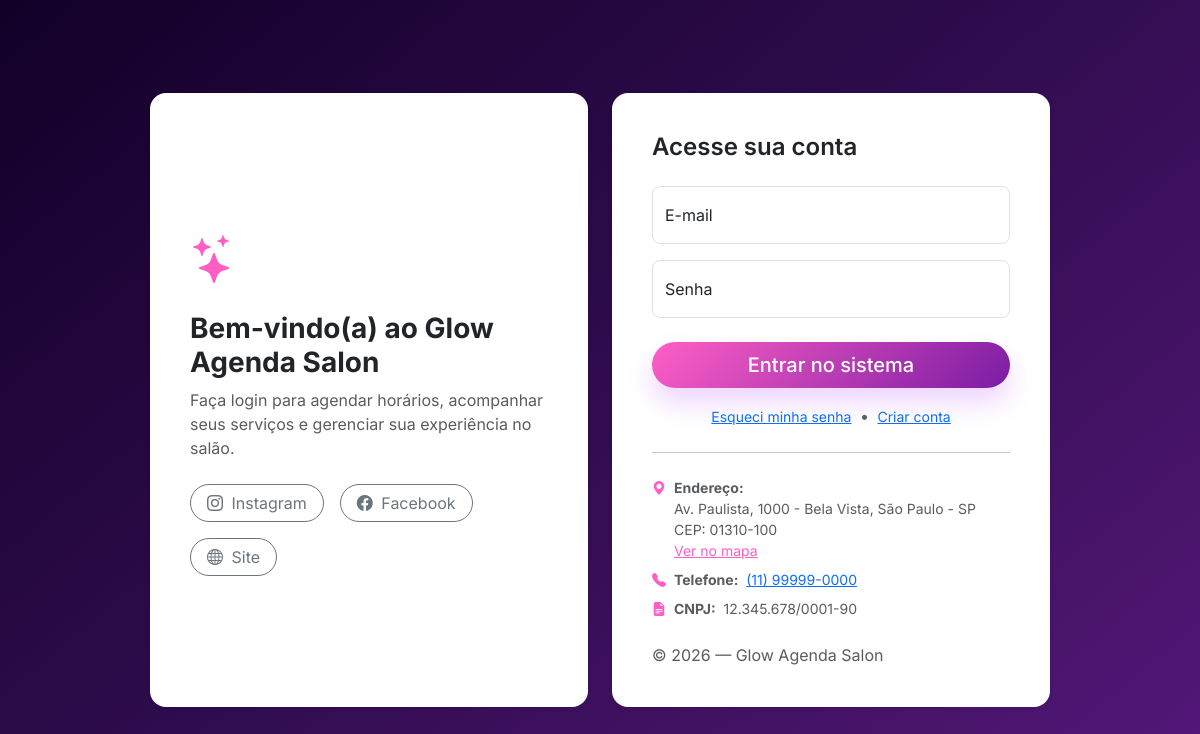
/login, run on an earlier commit of the app's database.
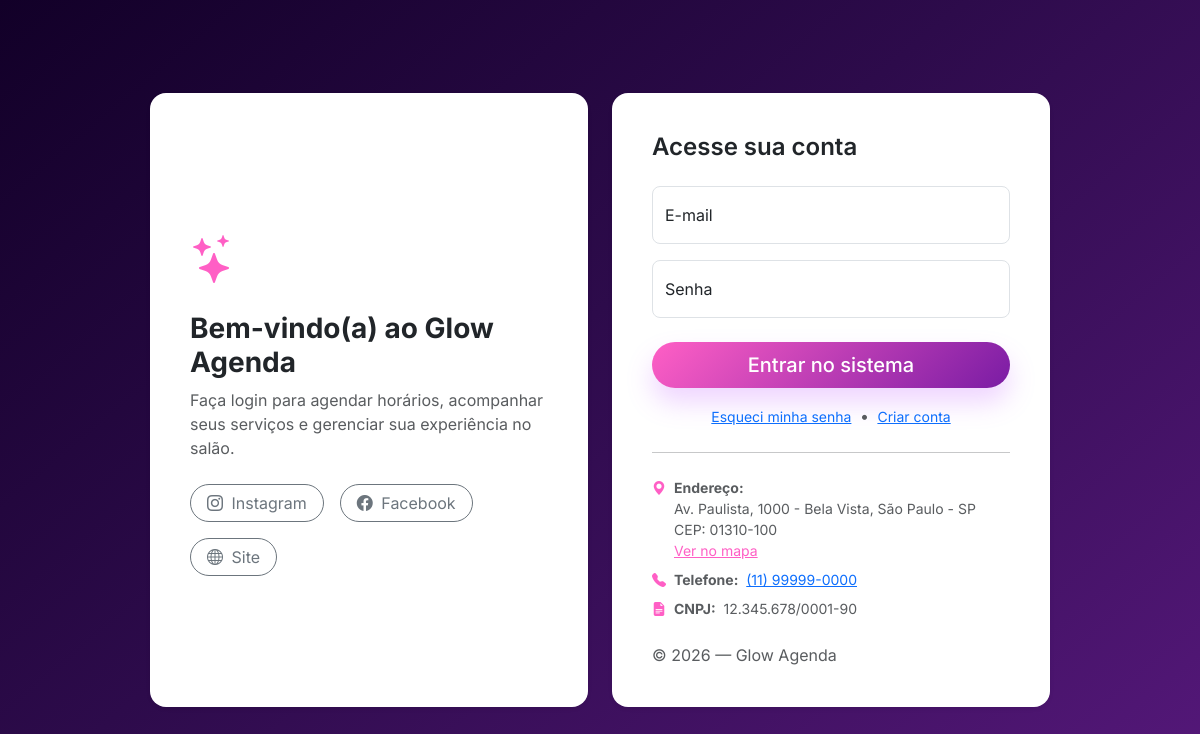
And on a later commit of the database.
### tables this page shows
CREATE TABLE estabelecimento (
    id               TINYINT PRIMARY KEY DEFAULT 1,
    nome             VARCHAR(120),
    nome_fantasia    VARCHAR(120),
    cnpj             VARCHAR(18),
    telefone         VARCHAR(20),
    email            VARCHAR(120),
    endereco         TEXT,
    cep              VARCHAR(9),
    localizacao_url  VARCHAR(255),
    instagram        VARCHAR(120),
    facebook         VARCHAR(120),
    site             VARCHAR(120),
    logo             VARCHAR(255),
    updated_at       TIMESTAMP DEFAULT CURRENT_TIMESTAMP ON UPDATE CURRENT_TIMESTAMP
);

### Autoloader.php (called while the page is built, shortened)
<?php
class Autoloader
{
    public static function register()
    {
        spl_autoload_register(function ($class) {
            $file = str_replace('\\', DIRECTORY_SEPARATOR, $class).'.php';
            if (file_exists($file)) {
                return true;
            }
            return false;
        });
    }
}

### Controllers/AuthController.php (called while the page is built, shortened)
<?php
require_once("Models/Database.php");
require_once("Config/Helpers.php");
require_once("Models/EstabelecimentoModel.php");
class AuthController
{
    private EstabelecimentoModel $estabelecimentoModel;
    public function __construct()
    {
        $this->estabelecimentoModel = new EstabelecimentoModel();
    }
    public function login(): void
    {
        $estabelecimento = $this->estabelecimentoModel->obter();
        include("Views/auth/login.php");
    }
}

### Config/Helpers.php (called while the page is built, shortened)
<?php
function base_url($path = '') {
    $protocol = (!empty($_SERVER['HTTPS']) && $_SERVER['HTTPS'] !== 'off') ? "https" : "http";
    $host = $_SERVER['HTTP_HOST'];
    $scriptName = dirname($_SERVER['SCRIPT_NAME']);
    $url = rtrim($protocol . "://" . $host . $scriptName, '/');
    return $url . '/' . ltrim($path, '/');
}
?>

### Models/Database.php (called while the page is built, shortened)
<?php
class Database{
 protected PDO $connection;
  private function setConnection(){
    try{
      $this->connection = new PDO(
        'mysql:host='.self::HOST.';dbname='.self::NAME.';port='.self::PORT.';charset=utf8mb4',
        self::USER,
        self::PASS,
        [
          PDO::ATTR_ERRMODE            => PDO::ERRMODE_EXCEPTION,
          PDO::ATTR_DEFAULT_FETCH_MODE => PDO::FETCH_ASSOC,
          PDO::MYSQL_ATTR_INIT_COMMAND => "SET NAMES utf8mb4 COLLATE utf8mb4_unicode_ci",
        ]
      );
    }catch(PDOException $e){
      error_log('[DB] connection error: ' . $e->getMessage());
      throw $e;
    }
  }
  public function execute($query,$params = []){
    try{
      $statement = $this->connection->prepare($query);
      $statement->execute($params);
      return $statement;
    }catch(PDOException $e){
      throw $e;
    }
  }
}

### Models/EstabelecimentoModel.php (called while the page is built, shortened)
<?php
class EstabelecimentoModel extends Database
{
    public function obter(): ?array
    {
        $stmt = $this->execute(
            "SELECT id, nome, nome_fantasia, cnpj, telefone, email, endereco, cep, localizacao_url, instagram, facebook, site, logo
             FROM estabelecimento
             ORDER BY id ASC
             LIMIT 1"
        );
        $dados = $stmt->fetch(\PDO::FETCH_ASSOC);
        return $dados ?: null;
    }
}

### Views/auth/login.php (the view, shortened to what this page needs)
<!DOCTYPE html>
<html lang="pt-BR">
<head>
    <?php
        $dadosEstabelecimento = $estabelecimento ?? [];
        $nomeSalao = $dadosEstabelecimento['nome_fantasia'] ?? $dadosEstabelecimento['nome'] ?? 'Glow Agenda';
        $telefoneSalao = $dadosEstabelecimento['telefone'] ?? '';
        $enderecoSalao = $dadosEstabelecimento['endereco'] ?? '';
        $cepSalao = $dadosEstabelecimento['cep'] ?? '';
        $cnpjSalao = $dadosEstabelecimento['cnpj'] ?? '';
        $instagramSalao = $dadosEstabelecimento['instagram'] ?? '';
        $facebookSalao = $dadosEstabelecimento['facebook'] ?? '';
        $siteSalao = $dadosEstabelecimento['site'] ?? '';
        $mapsSalao = $dadosEstabelecimento['localizacao_url'] ?? '';
    ?>
    <link href="https://cdn.jsdelivr.net/npm/bootstrap@5.3.3/dist/css/bootstrap.min.css" rel="stylesheet">
    <link rel="stylesheet" href="https://cdn.jsdelivr.net/npm/bootstrap-icons@1.11.3/font/bootstrap-icons.min.css">
    <link rel="stylesheet" type="text/css" href="<?php echo base_url('public/assets/css/style.css'); ?>">
</head>
<body class="bg-light d-flex align-items-center py-4" style="min-height: 100vh;">
    <main class="w-100 m-auto" style="max-width: 900px;">
        <div class="row g-4 align-items-stretch">
            <div class="col-12 col-lg-6">
                <div class="card shadow-sm border-0 p-4 rounded-4 h-100">
                    <div class="card-body d-flex flex-column justify-content-center text-center text-lg-start">
                        <?php if (!empty($dadosEstabelecimento['logo'])): ?>
                            <div class="mb-4 text-center">
                                <img src="<?php echo base_url($dadosEstabelecimento['logo']); ?>" alt="Foto do estabelecimento" class="img-fluid rounded-4 shadow-sm" style="max-height: 220px; object-fit: cover;">
                            </div>
                        <?php else: ?>
                            <i class="bi bi-stars text-primary mb-3" style="font-size: 3rem;"></i>
                        <?php endif; ?>
                        <h1 class="h3 mb-2 fw-bold">Bem-vindo(a) ao <?php echo htmlspecialchars($nomeSalao); ?></h1>
                        <p class="text-muted mb-4">Faça login para agendar horários, acompanhar seus serviços e gerenciar sua experiência no salão.</p>
                        <div class="d-flex gap-3 justify-content-center justify-content-lg-start flex-wrap">
                            <?php if ($instagramSalao): ?>
                                <a class="btn btn-outline-secondary rounded-pill px-3" href="<?php echo htmlspecialchars($instagramSalao); ?>" target="_blank" rel="noopener noreferrer">
                                    <i class="bi bi-instagram me-1"></i> Instagram
                                </a>
                            <?php endif; ?>
                            <?php if ($facebookSalao): ?>
                                <a class="btn btn-outline-secondary rounded-pill px-3" href="<?php echo htmlspecialchars($facebookSalao); ?>" target="_blank" rel="noopener noreferrer">
                                    <i class="bi bi-facebook me-1"></i> Facebook
                                </a>
                            <?php endif; ?>
                            <?php if ($siteSalao): ?>
                                <a class="btn btn-outline-secondary rounded-pill px-3" href="<?php echo htmlspecialchars($siteSalao); ?>" target="_blank" rel="noopener noreferrer">
                                    <i class="bi bi-globe me-1"></i> Site
                                </a>
                            <?php endif; ?>
                        </div>
                    </div>
                </div>
            </div>
            <div class="col-12 col-lg-6">
                <div class="card shadow-sm border-0 p-4 rounded-4 h-100">
                    <div class="card-body">
                        <h2 class="h4 fw-semibold mb-4 text-center text-lg-start">Acesse sua conta</h2>
                        <form action="<?php echo base_url('auth/authenticate'); ?>" method="POST">
                    <div class="form-floating mb-3 text-start">
                        <input type="email" class="form-control rounded-3" id="floatingInput" name="email"
                               placeholder="nome@exemplo.com" required autofocus>
                        <label for="floatingInput">E-mail</label>
                    </div>
                    <div class="form-floating mb-4 text-start">
                        <input type="password" class="form-control rounded-3" id="floatingPassword" name="senha"
                               placeholder="Senha" required>
                        <label for="floatingPassword">Senha</label>
                    </div>
                            <button class="w-100 btn btn-lg btn-primary rounded-pill fw-medium" type="submit">Entrar no sistema</button>
                            <div class="mt-3 text-center">
                                <a href="<?php echo base_url('forgot-password'); ?>" class="small">Esqueci minha senha</a>
                                <span class="text-muted mx-1">•</span>
                                <a href="<?php echo base_url('cadastro'); ?>" class="small">Criar conta</a>
                            </div>
                        </form>
                        <hr class="my-4">
                        <div class="small text-muted">
                            <div class="d-flex align-items-start mb-2">
                                <i class="bi bi-geo-alt-fill text-primary me-2"></i>
                                <div>
                                    <strong>Endereço:</strong><br>
                                    <?php echo htmlspecialchars($enderecoSalao); ?>
                                    <?php if ($cepSalao): ?>
                                        <br><span>CEP: <?php echo htmlspecialchars($cepSalao); ?></span>
                                    <?php endif; ?>
                                    <?php if ($mapsSalao): ?>
                                        <br><a class="link-primary" href="<?php echo htmlspecialchars($mapsSalao); ?>" target="_blank" rel="noopener noreferrer">Ver no mapa</a>
                                    <?php endif; ?>
                                </div>
                            </div>
                            <div class="d-flex align-items-center mb-2">
                                <i class="bi bi-telephone-fill text-primary me-2"></i>
                                <div>
                                    <strong>Telefone:</strong>
                                    <?php if ($telefoneSalao): ?>
                                        <a class="ms-1" href="tel:<?php echo preg_replace('/\D+/', '', $telefoneSalao); ?>">
                                            <?php echo htmlspecialchars($telefoneSalao); ?>
                                        </a>
                                    <?php else: ?>
                                        <span class="ms-1">(informação não disponível)</span>
                                    <?php endif; ?>
                                </div>
                            </div>
                            <?php if ($cnpjSalao): ?>
                                <div class="d-flex align-items-center">
                                    <i class="bi bi-file-earmark-text-fill text-primary me-2"></i>
                                    <div>
                                        <strong>CNPJ:</strong>
                                        <span class="ms-1"><?php echo htmlspecialchars($cnpjSalao); ?></span>
                                    </div>
                                </div>
                            <?php endif; ?>
                        </div>
                        <p class="mt-4 mb-0 text-muted text-center text-lg-start">&copy; <?php echo date('Y'); ?> — <?php echo htmlspecialchars($nomeSalao); ?></p>
                    </div>
                </div>
            </div>
        </div>
    </main>
</body>
</html>

### index.php (shortened to what this page needs)
<?php
include_once 'Config/Helpers.php';
include_once 'Autoloader.php';
$routes = require __DIR__ . '/Config/Routes.php';
$uri = parse_url($_SERVER['REQUEST_URI'], PHP_URL_PATH);
$uri = rtrim($uri, '/') ?: '/';
$rotasPublicas = [
    '/login',
    '/auth/authenticate',
    '/forgot-password',
    '/auth/send-reset',
    '/reset-password',
    '/auth/reset',
    '/cadastro',
    '/cadastro/salvar',
];
$rotasSemLayout = [
    '/cliente/agendamentos/resumo',
];
function matchRoute($uri, $routes)
{
    foreach ($routes as $route => $handler) {
        $pattern = preg_replace('/\{[^\/]+\}/', '([^\/]+)', $route);
        $pattern = "#^" . rtrim($pattern, '/') . "$#";
        if (preg_match($pattern, $uri, $matches)) {
            array_shift($matches);
            return [$handler, $matches];
        }
    }
    return [null, []];
}
[$handler, $params] = matchRoute($uri, $routes);
if ($handler) {
    [$controllerName, $method] = $handler;
    if (in_array($uri, $rotasPublicas)) {
        $controller = new $name();
        if (method_exists($controller, $method)) {
            call_user_func_array([$controller, $method], $params);
        }
    } elseif (in_array($uri, $rotasSemLayout)) {
        $controller = new $name();
        if (method_exists($controller, $method)) {
            call_user_func_array([$controller, $method], $params);
        }
    }
} else {
    include('Views/templates/header.php');
    include('Views/templates/sidebar.php');
    echo "<div class='alert alert-warning m-4'>Página não encontrada.</div>";
    include('Views/templates/footer.php');
    include('Views/templates/end.php');
}

### public/assets/css/style.css (style rules this page uses)
body { font-family: 'Inter', sans-serif; background: linear-gradient(140deg, #120028 0%, #2d0b4b 45%, #55187a 100%); color: rgba(33, 37, 41, 0.85); min-height: 100vh; }
:root { --color-deep-100: #0f0024; --color-deep-200: #1a0638; --color-deep-300: #2d0b4b; --color-accent-400: #55187a; --color-accent-500: #7a1ca4; --color-pink-500: #ff5fc5; --color-pink-400: #ff79d3; --color-pink-200: #ffd5f2; --color-neutral-50: #fdf7ff; --bs-primary: #ff5fc5; --bs-primary-rgb: 255, 95, 197; --bs-secondary: #8a6ad1; }
.text-primary { color: var(--bs-primary) !important; }
.btn-primary { background: linear-gradient(135deg, var(--color-pink-500) 0%, var(--color-accent-500) 100%); border: none; color: #fff; box-shadow: 0 0.9rem 1.6rem rgba(193, 88, 255, 0.25); }
.card { border: none; transition: transform 0.2s ease-in-out, box-shadow 0.2s ease-in-out; border-radius: 1rem; }
.form-control, .form-select { border-radius: 0.5rem; padding: 0.6rem 1rem; }

What changed in the data, as far as the page shows it:
changed estabelecimento "Av. Paulista, 1000 - Bela Vista, São Paulo - SP": nome_fantasia "Glow Agenda Salon" → "Glow Agenda"
